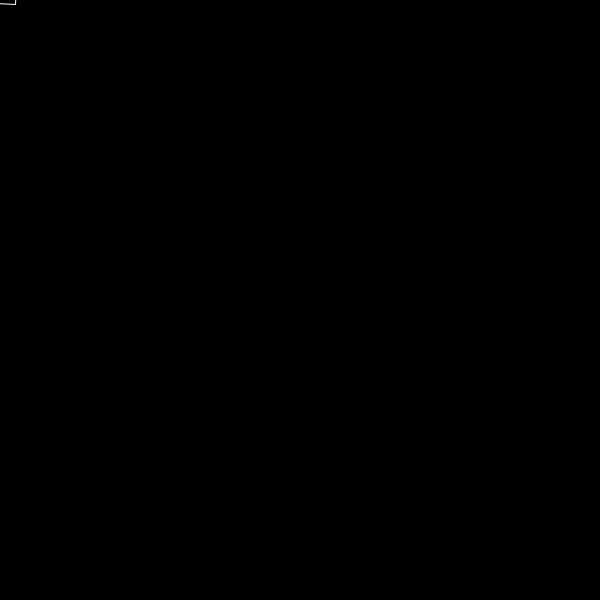
Frame 1 (no input)
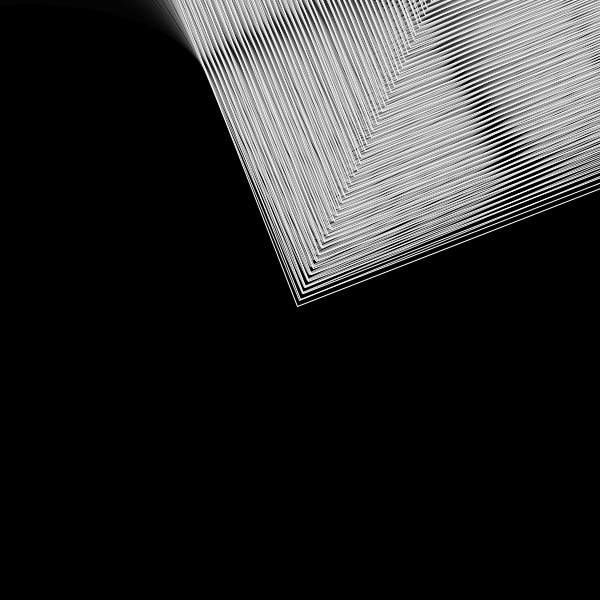
Frame 60 (the mouse pressed at the canvas centre just before this capture)
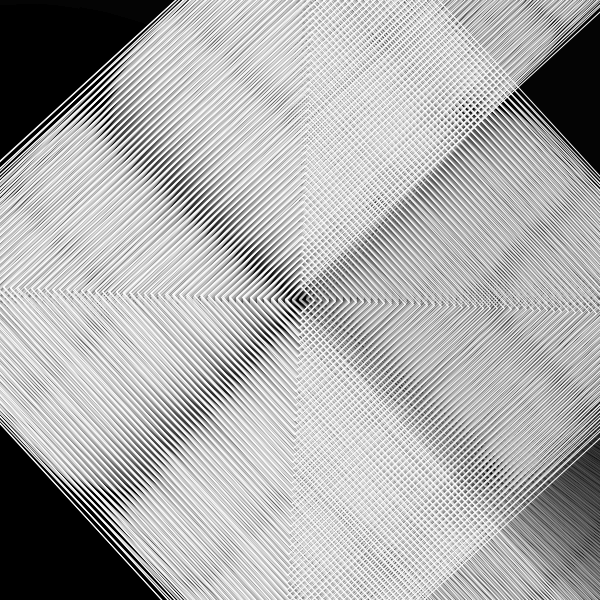
Frame 120 (the mouse held since frame 60 and released just before this capture)

The Processing sketch that drew these frames (run headless with seeded random() and noise(); from frame 60 on, the mouse is pressed at the canvas centre):

// Processing sketch: boxes
// ── boxes.pde
ArrayList<Box> boxes = new ArrayList<Box>();

void setup() {
  size(600,600);
  background(0);
}

void draw() {
  //background(0);
  fill(0, 30);
  noStroke();
  rect(0,0, width, height);
  
  pushMatrix();
  translate(width/2, height/2);
  rotate(frameCount * 0.02);
  boxes.add( new Box(mouseX-width/2, mouseY-height/2, 10) );
  for (int i=0; i<boxes.size(); i++) {
    Box b = boxes.get(i);
    b.update();
    b.display();
  }
  popMatrix();
}

class Box {
  float x;
  float y;
  float size;
  
  Box(float _x, float _y, float _size) {
    x = _x;
    y = _y;
    size = _size;
  }
  void update() {
    size += 10;
  }
  void display() {
    pushStyle();
    noFill();
    stroke(255);
    rectMode(CENTER);
    rect(x,y,size,size);
    popStyle();
  }
}
